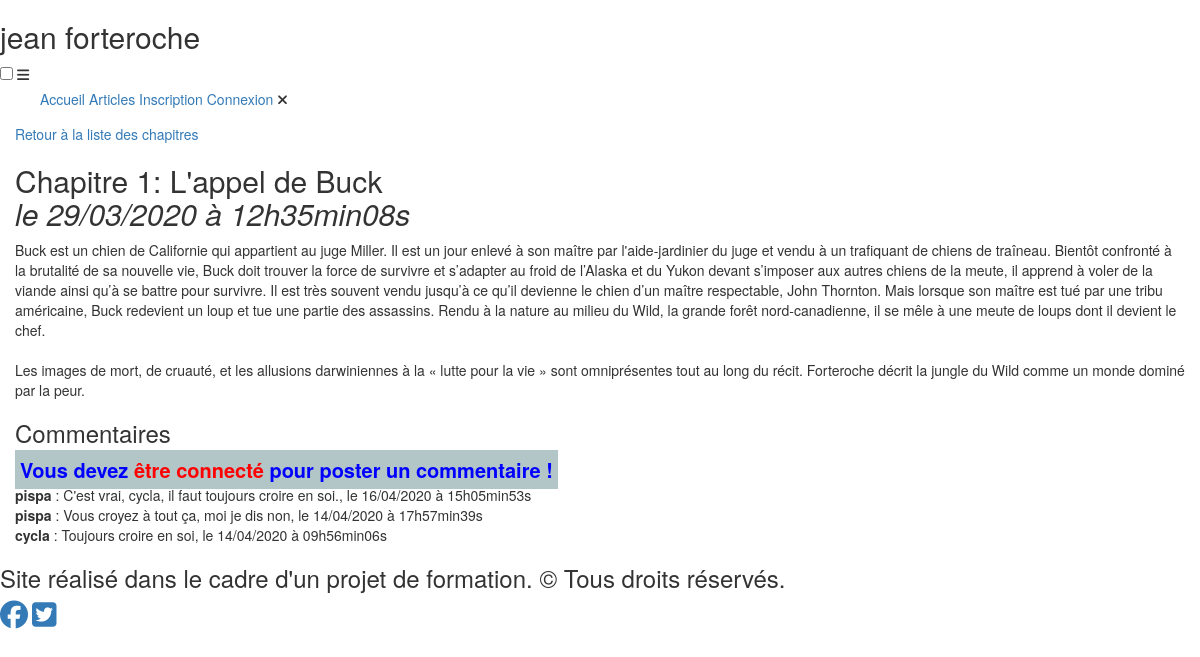
The page /index.php?action=chapitre&id=1 on the database its author committed.
### tables this page shows
CREATE TABLE IF NOT EXISTS `posts` (
  `post_id` int(11) NOT NULL AUTO_INCREMENT,
  `title` varchar(255) NOT NULL,
  `content` text NOT NULL,
  `creation_date` datetime NOT NULL,
  PRIMARY KEY (`post_id`)
);

CREATE TABLE IF NOT EXISTS `comments` (
  `comment_id` int(11) NOT NULL AUTO_INCREMENT,
  `post_id` int(11) NOT NULL,
  `user_id` int(11) NOT NULL,
  `comment` text NOT NULL,
  `comment_date` datetime NOT NULL,
  `reported` tinyint(1) NOT NULL DEFAULT '0',
  PRIMARY KEY (`comment_id`),
  KEY `comments_ibfk_1` (`post_id`),
  KEY `user_id` (`user_id`)
);

CREATE TABLE IF NOT EXISTS `users` (
  `user_id` int(11) NOT NULL AUTO_INCREMENT,
  `pseudo` varchar(255) NOT NULL,
  `mail` varchar(255) NOT NULL,
  `pass` varchar(255) NOT NULL,
  `admin` tinyint(1) NOT NULL DEFAULT '0',
  PRIMARY KEY (`user_id`)
);

### controller/frontend.php (called while the page is built, shortened)
<?php
require_once('model/PostManager.php');
require_once('model/CommentManager.php');
function post()
{
    $postManager = new PostManager();
    $commentManager = new CommentManager();
    $post = $postManager->getPost($_GET['id']);
    $comments = $commentManager->getComments($_GET['id']);
    require('view/frontend/postView.php');
}

### model/PostManager.php (called while the page is built, shortened)
<?php
class PostManager extends Manager
{
    public function getPost($postId)
    {
        $db = $this->dbConnect();
        $req = $db->prepare('SELECT post_id, title, content, DATE_FORMAT(creation_date, \'%d/%m/%Y à %Hh%imin%ss\') AS creation_date_fr FROM posts WHERE post_id = ?');
        $req->execute(array($postId));
        $post = $req->fetch();
        return $post;
    }
}

### model/CommentManager.php (called while the page is built, shortened)
<?php
class CommentManager extends Manager
{
    public function getComments($postId)
    {
        $db = $this->dbConnect();
        $comments = $db->prepare('SELECT users.pseudo AS author, comments.comment AS content, comment_id, reported, DATE_FORMAT(comment_date, \'%d/%m/%Y à %Hh%imin%ss\') AS comment_date_fr FROM users INNER JOIN comments ON users.user_id = comments.user_id WHERE post_id = ? ORDER BY comment_date DESC');
        $comments->execute(array($postId));
        return $comments;
    }
}

### view/frontend/postView.php (the view, shortened to what this page needs)
<p><a href="index.php?action=listPosts">Retour à la liste des chapitres</a></p>
<div id="news">
    <h2><?= $post['title'] ?><br> <em> le <?= $post['creation_date_fr'] ?></em></h2>
    <p><?= nl2br($post['content']) ?></p>
</div>
<h3>Commentaires</h3>
<?php if(isset($_SESSION['pseudoconnect'])): ?>
    <div id="formcomment">
        <form action="index.php?action=addComment&amp;id=<?= $post['post_id'] ?>" method="post"  >
            <textarea id="comment" name="comment" rows="10" cols="45" placeholder="Votre commentaire..."></textarea><br><br>
            <input type="submit" id="submit" value="Publier votre commentaire" class="btn btn-primary" />
        </form>
    </div>
<?php else:?>
<?php  echo '<strong style="color:blue; font-size:20px; background-color: #B3C6C7; width: 100%; heigth:100%; padding:5px;">Vous devez <a href="index.php?action=connexion" title="connectez-vous"><span style="color:red;">être connecté</span></a> pour poster un commentaire !</strong>'; ?>
<?php endif; ?>
<?php
while ($comment = $comments->fetch())
{
?>
    <div id="postcomment"><strong><?= $comment['author']?></strong>  : <?= nl2br($comment['content']) ?>, le <?= $comment['comment_date_fr'] ?>
    </div>
<?php
}
?>
<?php require('view/frontend/template.php'); ?>

### rows shown on the page
posts: title "Chapitre 1: L'appel de Buck", content "Buck est un chien de Californie qui appartient au juge Miller. Il est un jour enlevé à son maître par l'aide-jardinier du juge et vendu à un trafiquant de chiens de traîneau. Bientôt confronté à la brutalité de sa nouvelle vie, Buck doit trouver la force de survivre et s’adapter au froid de l’Alaska et du Yukon devant s’imposer aux autres chiens de la meute, il apprend à voler de la viande ainsi qu’à se battre pour survivre. Il est très souvent vendu jusqu’à ce qu’il devienne le chien d’un maître respectable, John Thornton. Mais lorsque son maître est tué par une tribu américaine, Buck redevient un loup et tue une partie des assassins. Rendu à la nature au milieu du Wild, la grande forêt…"
comments: user.pseudo "pispa", comment "C'est vrai, cycla, il faut toujours croire en soi.", comment_date_fr "16/04/2020 à 15h05min53s"
comments: user.pseudo "pispa", comment "Vous croyez à tout ça, moi je dis non", comment_date_fr "14/04/2020 à 17h57min39s"
comments: user.pseudo "cycla", comment "Toujours croire en soi", comment_date_fr "14/04/2020 à 09h56min06s"

### other values the page prints
$post['creation_date_fr'] "29/03/2020 à 12h35min08s"
